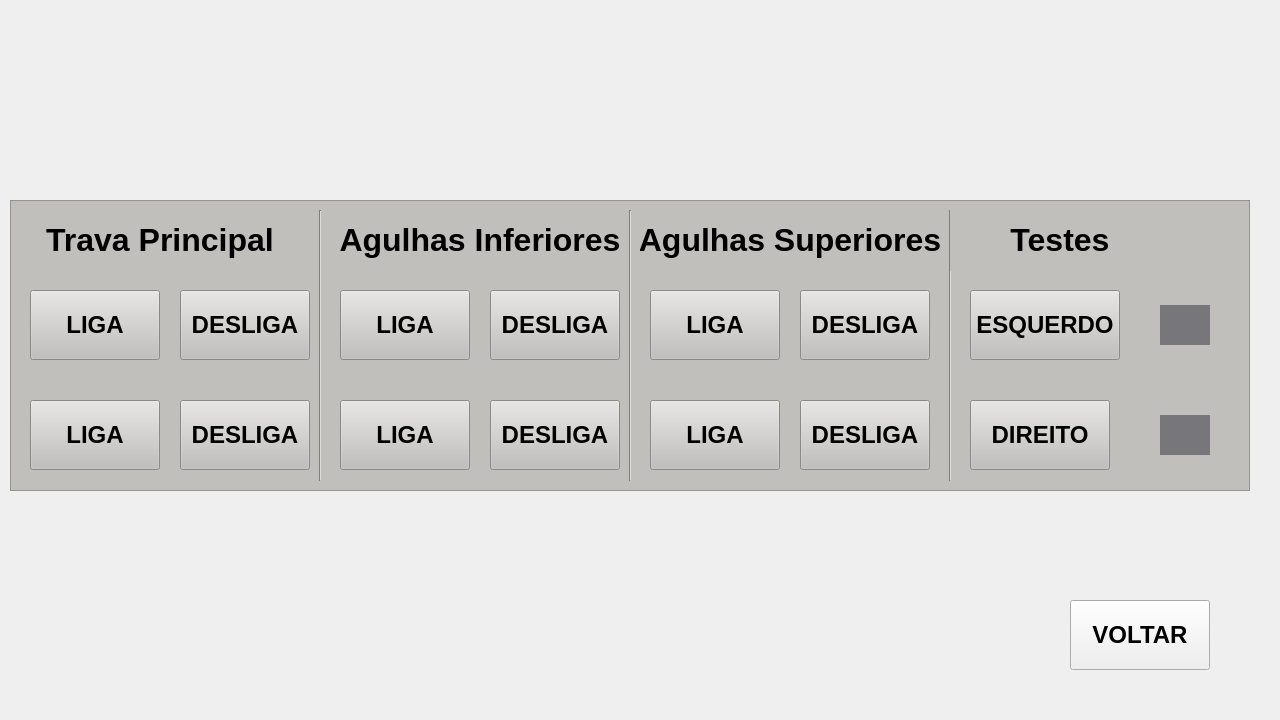
<?xml version="1.0" encoding="UTF-8"?>
<ui version="4.0">
 <class>telaConfiguracao</class>
 <widget class="QWidget" name="telaConfiguracao">
  <property name="geometry">
   <rect>
    <x>0</x>
    <y>0</y>
    <width>1280</width>
    <height>720</height>
   </rect>
  </property>
  <property name="windowTitle">
   <string>Form</string>
  </property>
  <widget class="QFrame" name="frame">
   <property name="geometry">
    <rect>
     <x>10</x>
     <y>200</y>
     <width>1240</width>
     <height>291</height>
    </rect>
   </property>
   <property name="styleSheet">
    <string notr="true">background-color: rgb(192, 191, 188);</string>
   </property>
   <property name="frameShape">
    <enum>QFrame::StyledPanel</enum>
   </property>
   <property name="frameShadow">
    <enum>QFrame::Raised</enum>
   </property>
   <widget class="QPushButton" name="btPrincipalLigaDireito">
    <property name="geometry">
     <rect>
      <x>20</x>
      <y>200</y>
      <width>130</width>
      <height>70</height>
     </rect>
    </property>
    <property name="font">
     <font>
      <pointsize>18</pointsize>
      <weight>75</weight>
      <bold>true</bold>
     </font>
    </property>
    <property name="text">
     <string>LIGA</string>
    </property>
   </widget>
   <widget class="QPushButton" name="btPrincipalLigaEsquerdo">
    <property name="geometry">
     <rect>
      <x>20</x>
      <y>90</y>
      <width>130</width>
      <height>70</height>
     </rect>
    </property>
    <property name="font">
     <font>
      <pointsize>18</pointsize>
      <weight>75</weight>
      <bold>true</bold>
     </font>
    </property>
    <property name="text">
     <string>LIGA</string>
    </property>
   </widget>
   <widget class="QPushButton" name="btPrincipalDesligaDireito">
    <property name="geometry">
     <rect>
      <x>170</x>
      <y>200</y>
      <width>130</width>
      <height>70</height>
     </rect>
    </property>
    <property name="font">
     <font>
      <pointsize>18</pointsize>
      <weight>75</weight>
      <bold>true</bold>
     </font>
    </property>
    <property name="text">
     <string>DESLIGA</string>
    </property>
   </widget>
   <widget class="QPushButton" name="btPrincipalDesligaEsquerdo">
    <property name="geometry">
     <rect>
      <x>170</x>
      <y>90</y>
      <width>130</width>
      <height>70</height>
     </rect>
    </property>
    <property name="font">
     <font>
      <pointsize>18</pointsize>
      <weight>75</weight>
      <bold>true</bold>
     </font>
    </property>
    <property name="text">
     <string>DESLIGA</string>
    </property>
   </widget>
   <widget class="QLabel" name="label">
    <property name="geometry">
     <rect>
      <x>10</x>
      <y>10</y>
      <width>280</width>
      <height>61</height>
     </rect>
    </property>
    <property name="text">
     <string>&lt;html&gt;&lt;head/&gt;&lt;body&gt;&lt;p align=&quot;center&quot;&gt;&lt;span style=&quot; font-size:24pt; font-weight:600;&quot;&gt;Trava Principal&lt;/span&gt;&lt;/p&gt;&lt;/body&gt;&lt;/html&gt;</string>
    </property>
   </widget>
   <widget class="QLabel" name="label_5">
    <property name="geometry">
     <rect>
      <x>310</x>
      <y>10</y>
      <width>320</width>
      <height>61</height>
     </rect>
    </property>
    <property name="text">
     <string>&lt;html&gt;&lt;head/&gt;&lt;body&gt;&lt;p align=&quot;center&quot;&gt;&lt;span style=&quot; font-size:24pt; font-weight:600;&quot;&gt;Agulhas Inferiores&lt;/span&gt;&lt;/p&gt;&lt;/body&gt;&lt;/html&gt;</string>
    </property>
   </widget>
   <widget class="QLabel" name="label_4">
    <property name="geometry">
     <rect>
      <x>620</x>
      <y>10</y>
      <width>320</width>
      <height>61</height>
     </rect>
    </property>
    <property name="text">
     <string>&lt;html&gt;&lt;head/&gt;&lt;body&gt;&lt;p align=&quot;center&quot;&gt;&lt;span style=&quot; font-size:24pt; font-weight:600;&quot;&gt;Agulhas Superiores&lt;/span&gt;&lt;/p&gt;&lt;/body&gt;&lt;/html&gt;</string>
    </property>
   </widget>
   <widget class="Line" name="line">
    <property name="geometry">
     <rect>
      <x>300</x>
      <y>10</y>
      <width>20</width>
      <height>271</height>
     </rect>
    </property>
    <property name="orientation">
     <enum>Qt::Vertical</enum>
    </property>
   </widget>
   <widget class="QPushButton" name="btAgInferiorLigaEsquerdo">
    <property name="geometry">
     <rect>
      <x>330</x>
      <y>90</y>
      <width>130</width>
      <height>70</height>
     </rect>
    </property>
    <property name="font">
     <font>
      <pointsize>18</pointsize>
      <weight>75</weight>
      <bold>true</bold>
     </font>
    </property>
    <property name="text">
     <string>LIGA</string>
    </property>
   </widget>
   <widget class="QPushButton" name="btAgInferiorDesligaDireito">
    <property name="geometry">
     <rect>
      <x>480</x>
      <y>200</y>
      <width>130</width>
      <height>70</height>
     </rect>
    </property>
    <property name="font">
     <font>
      <pointsize>18</pointsize>
      <weight>75</weight>
      <bold>true</bold>
     </font>
    </property>
    <property name="text">
     <string>DESLIGA</string>
    </property>
   </widget>
   <widget class="QPushButton" name="btAgInferiorDesligaEsquerdo">
    <property name="geometry">
     <rect>
      <x>480</x>
      <y>90</y>
      <width>130</width>
      <height>70</height>
     </rect>
    </property>
    <property name="font">
     <font>
      <pointsize>18</pointsize>
      <weight>75</weight>
      <bold>true</bold>
     </font>
    </property>
    <property name="text">
     <string>DESLIGA</string>
    </property>
   </widget>
   <widget class="QPushButton" name="btAgInferiorLigaDireito">
    <property name="geometry">
     <rect>
      <x>330</x>
      <y>200</y>
      <width>130</width>
      <height>70</height>
     </rect>
    </property>
    <property name="font">
     <font>
      <pointsize>18</pointsize>
      <weight>75</weight>
      <bold>true</bold>
     </font>
    </property>
    <property name="text">
     <string>LIGA</string>
    </property>
   </widget>
   <widget class="Line" name="line_2">
    <property name="geometry">
     <rect>
      <x>610</x>
      <y>10</y>
      <width>20</width>
      <height>271</height>
     </rect>
    </property>
    <property name="orientation">
     <enum>Qt::Vertical</enum>
    </property>
   </widget>
   <widget class="QPushButton" name="btAgSuperiorDesligaDireito">
    <property name="geometry">
     <rect>
      <x>790</x>
      <y>200</y>
      <width>130</width>
      <height>70</height>
     </rect>
    </property>
    <property name="font">
     <font>
      <pointsize>18</pointsize>
      <weight>75</weight>
      <bold>true</bold>
     </font>
    </property>
    <property name="text">
     <string>DESLIGA</string>
    </property>
   </widget>
   <widget class="QPushButton" name="btAgSuperiorDesligaEsquerdo">
    <property name="geometry">
     <rect>
      <x>790</x>
      <y>90</y>
      <width>130</width>
      <height>70</height>
     </rect>
    </property>
    <property name="font">
     <font>
      <pointsize>18</pointsize>
      <weight>75</weight>
      <bold>true</bold>
     </font>
    </property>
    <property name="text">
     <string>DESLIGA</string>
    </property>
   </widget>
   <widget class="QPushButton" name="btAgSuperiorLigaEsquerdo">
    <property name="geometry">
     <rect>
      <x>640</x>
      <y>90</y>
      <width>130</width>
      <height>70</height>
     </rect>
    </property>
    <property name="font">
     <font>
      <pointsize>18</pointsize>
      <weight>75</weight>
      <bold>true</bold>
     </font>
    </property>
    <property name="text">
     <string>LIGA</string>
    </property>
   </widget>
   <widget class="QPushButton" name="btAgSuperiorLigaDireito">
    <property name="geometry">
     <rect>
      <x>640</x>
      <y>200</y>
      <width>130</width>
      <height>70</height>
     </rect>
    </property>
    <property name="font">
     <font>
      <pointsize>18</pointsize>
      <weight>75</weight>
      <bold>true</bold>
     </font>
    </property>
    <property name="text">
     <string>LIGA</string>
    </property>
   </widget>
   <widget class="Line" name="line_3">
    <property name="geometry">
     <rect>
      <x>930</x>
      <y>10</y>
      <width>20</width>
      <height>271</height>
     </rect>
    </property>
    <property name="orientation">
     <enum>Qt::Vertical</enum>
    </property>
   </widget>
   <widget class="QPushButton" name="btTesteDireito">
    <property name="geometry">
     <rect>
      <x>960</x>
      <y>200</y>
      <width>140</width>
      <height>70</height>
     </rect>
    </property>
    <property name="font">
     <font>
      <pointsize>18</pointsize>
      <weight>75</weight>
      <bold>true</bold>
     </font>
    </property>
    <property name="text">
     <string>DIREITO</string>
    </property>
   </widget>
   <widget class="QPushButton" name="btTesteEsquerdo">
    <property name="geometry">
     <rect>
      <x>960</x>
      <y>90</y>
      <width>150</width>
      <height>70</height>
     </rect>
    </property>
    <property name="font">
     <font>
      <pointsize>18</pointsize>
      <weight>75</weight>
      <bold>true</bold>
     </font>
    </property>
    <property name="text">
     <string>ESQUERDO</string>
    </property>
   </widget>
   <widget class="QLabel" name="label_6">
    <property name="geometry">
     <rect>
      <x>940</x>
      <y>10</y>
      <width>220</width>
      <height>61</height>
     </rect>
    </property>
    <property name="text">
     <string>&lt;html&gt;&lt;head/&gt;&lt;body&gt;&lt;p align=&quot;center&quot;&gt;&lt;span style=&quot; font-size:24pt; font-weight:600;&quot;&gt;Testes&lt;/span&gt;&lt;/p&gt;&lt;/body&gt;&lt;/html&gt;</string>
    </property>
   </widget>
   <widget class="QLabel" name="lbStatusTesteEsquerdo">
    <property name="geometry">
     <rect>
      <x>1150</x>
      <y>105</y>
      <width>50</width>
      <height>40</height>
     </rect>
    </property>
    <property name="styleSheet">
     <string notr="true">background-color: rgb(119, 118, 123);</string>
    </property>
    <property name="text">
     <string/>
    </property>
   </widget>
   <widget class="QLabel" name="lbStatusTesteDireito">
    <property name="geometry">
     <rect>
      <x>1150</x>
      <y>215</y>
      <width>50</width>
      <height>40</height>
     </rect>
    </property>
    <property name="styleSheet">
     <string notr="true">background-color: rgb(119, 118, 123);</string>
    </property>
    <property name="text">
     <string/>
    </property>
   </widget>
  </widget>
  <widget class="QPushButton" name="btVoltar">
   <property name="geometry">
    <rect>
     <x>1070</x>
     <y>600</y>
     <width>140</width>
     <height>70</height>
    </rect>
   </property>
   <property name="font">
    <font>
     <pointsize>18</pointsize>
     <weight>75</weight>
     <bold>true</bold>
    </font>
   </property>
   <property name="text">
    <string>VOLTAR</string>
   </property>
  </widget>
 </widget>
 <resources/>
 <connections/>
</ui>
